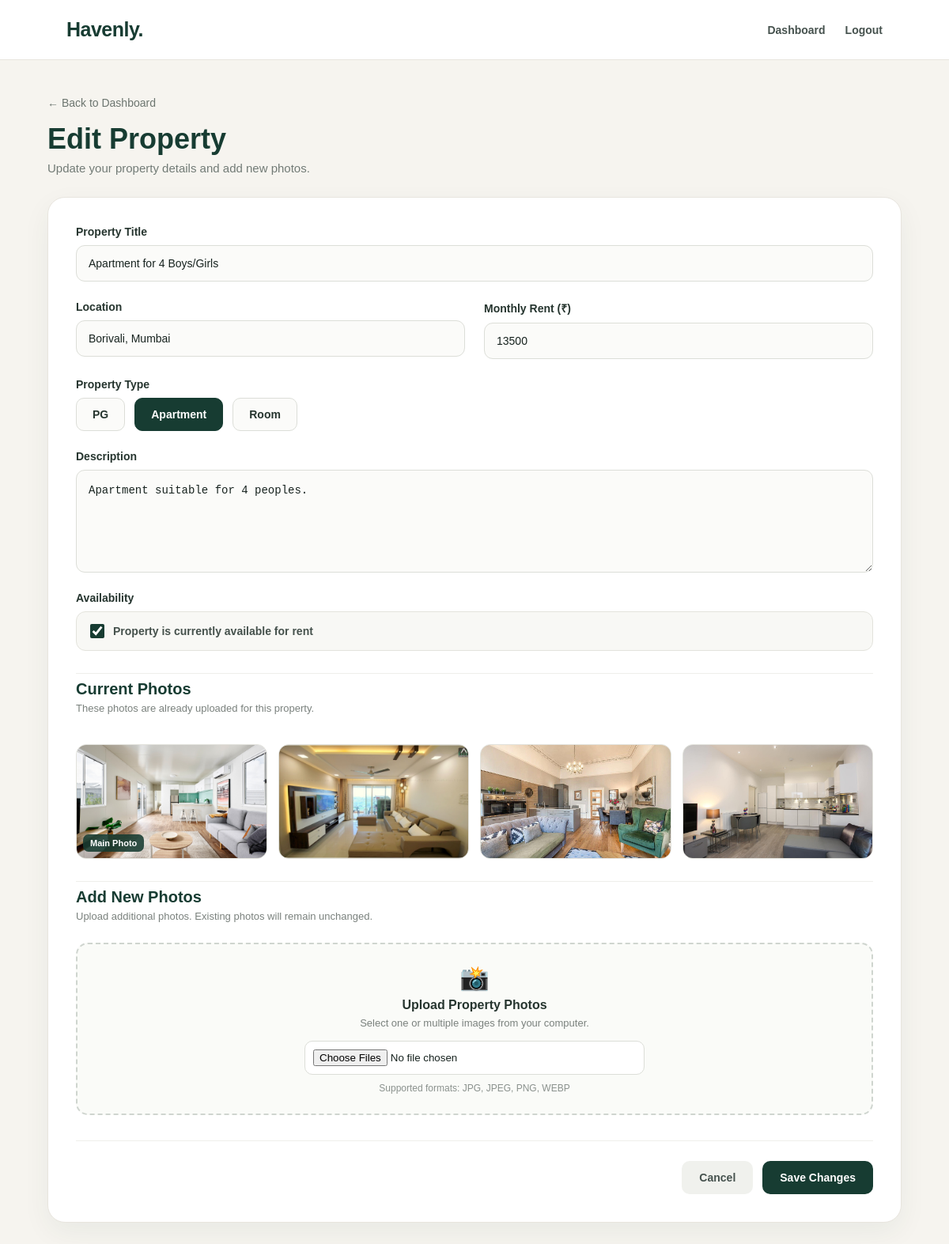
Screenshot of /edit-property/10 (signed in) with the database file from the repository.
### tables this page shows
CREATE TABLE properties (
    id INTEGER PRIMARY KEY AUTOINCREMENT,
    title TEXT NOT NULL,
    property_type TEXT NOT NULL,
    location TEXT NOT NULL,
    rent INTEGER NOT NULL,
    description TEXT,
    image_url TEXT,
    available INTEGER DEFAULT 1
, owner_id INTEGER);

CREATE TABLE property_images (
    id INTEGER PRIMARY KEY AUTOINCREMENT,
    property_id INTEGER NOT NULL,
    image_url TEXT NOT NULL,

    FOREIGN KEY (property_id)
        REFERENCES properties(id)
);

### app.py (the view, shortened to what this page needs)
@app.route(
    "/edit-property/<int:property_id>",
    methods=["GET", "POST"]
)
def edit_property(property_id):
    if "user_id" not in session:
        return redirect(url_for("login"))
    if session.get("user_role") != "owner":
        return redirect(url_for("tenant_dashboard"))
    owner_id = session["user_id"]
    connection = get_db_connection()
    property_data = connection.execute(
        """
        SELECT *
        FROM properties
        WHERE id = ?
        AND owner_id = ?
        """,
        (
            property_id,
            owner_id
        )
    ).fetchone()
    property_images = connection.execute(
        """
        SELECT
            id,
            image_url
        FROM property_images
        WHERE property_id = ?
        ORDER BY id
        """,
        (property_id,)
    ).fetchall()
    if request.method == "GET":
        connection.close()
        return render_template(
            "edit_property.html",
            property=property_data,
            property_images=property_images
        )

### app.py (called while the page is built)
def get_db_connection():
    connection = sqlite3.connect("database/database.db")
    connection.row_factory = sqlite3.Row
    return connection

### templates/edit_property.html (shortened to what this page needs)
<!DOCTYPE html>
<html lang="en">
<head>
</head>
<body>
    <nav>
        <a href="/" class="logo">
            Havenly.
        </a>
        <div class="nav-right">
            <a href="/owner-dashboard">
                Dashboard
            </a>
            <a href="/logout">
                Logout
            </a>
        </div>
    </nav>
    <main class="page">
        <div class="page-header">
            <a
                href="/owner-dashboard"
                class="back-link"
            >
                ← Back to Dashboard
            </a>
            <h1>
                Edit Property
            </h1>
            <p>
                Update your property details and add new photos.
            </p>
        </div>
        <div class="form-card">
            <form
                action="/edit-property/{{ property['id'] }}"
                method="POST"
                enctype="multipart/form-data"
            >
                <div class="form-grid">
                    <div class="form-group full">
                        <label for="title">
                            Property Title
                        </label>
                        <input
                            type="text"
                            id="title"
                            name="title"
                            value="{{ property['title'] }}"
                            placeholder="e.g. Modern 1BHK Apartment"
                            required
                        >
                    </div>
                    <div class="form-group">
                        <label for="location">
                            Location
                        </label>
                        <input
                            type="text"
                            id="location"
                            name="location"
                            value="{{ property['location'] }}"
                            placeholder="e.g. Andheri, Mumbai"
                            required
                        >
                    </div>
                    <div class="form-group">
                        <label for="rent">
                            Monthly Rent (₹)
                        </label>
                        <input
                            type="number"
                            id="rent"
                            name="rent"
                            value="{{ property['rent'] }}"
                            placeholder="Enter monthly rent"
                            min="1"
                            required
                        >
                    </div>
                    <div class="form-group full">
                        <label>
                            Property Type
                        </label>
                        <div class="type-options">
                            <div class="type-option">
                                <label for="type-pg">
                                    PG
                                </label>
                            </div>
                            <div class="type-option">
                                <label for="type-apartment">
                                    Apartment
                                </label>
                            </div>
                            <div class="type-option">
                                <label for="type-room">
                                    Room
                                </label>
                            </div>
                        </div>
                    </div>
                    <div class="form-group full">
                        <label for="description">
                            Description
                        </label>
                        <textarea
                            id="description"
                            name="description"
                            placeholder="Describe the property..."
                        >{{ property['description'] or '' }}</textarea>
                    </div>
                    <div class="form-group full">
                        <label>
                            Availability
                        </label>
                        <div class="availability-box">
                            <input
                                type="checkbox"
                                id="available"
                                name="available"
                                value="1"
                                {% if property['available'] == 1 %}checked{% endif %}
                            >
                            <span>
                                Property is currently available for rent
                            </span>
                        </div>
                    </div>
                    <div class="section-title">
                        <h2>
                            Current Photos
                        </h2>
                        <p>
                            These photos are already uploaded for this property.
                        </p>
                    </div>
                    <div class="current-images">
                        {% if property_images %}
                            <div class="image-grid">
                                {% for image in property_images %}
                                    <div class="image-card">
                                        <img
                                            src="{{ image['image_url'] }}"
                                            alt="Property Image"
                                        >
                                        {% if loop.first %}
                                            <div class="image-label">
                                                Main Photo
                                            </div>
                                        {% endif %}
                                    </div>
                                {% endfor %}
                            </div>
                        {% endif %}
                    </div>
                    <div class="section-title">
                        <h2>
                            Add New Photos
                        </h2>
                        <p>
                            Upload additional photos. Existing photos will remain unchanged.
                        </p>
                    </div>
                    <div class="upload-box">
                        <div class="upload-icon">
                            📸
                        </div>
                        <h3>
                            Upload Property Photos
                        </h3>
                        <p>
                            Select one or multiple images from your computer.
                        </p>
                        <input
                            type="file"
                            name="property_images"
                            id="property_images"
                            class="file-input"
                            accept="image/png,image/jpeg,image/jpg,image/webp"
                            multiple
                        >
                        <div class="file-note">
                            Supported formats: JPG, JPEG, PNG, WEBP
                        </div>
                    </div>
                    <div class="form-actions">
                        <a
                            href="/owner-dashboard"
                            class="cancel-btn"
                        >
                            Cancel
                        </a>
                        <button
                            type="submit"
                            class="save-btn"
                        >
                            Save Changes
                        </button>
                    </div>
                </div>
            </form>
        </div>
    </main>
</body>
</html>

### templates/edit_property.html (style rules this page uses)
* { margin: 0; padding: 0; box-sizing: border-box; }
body { font-family: Arial, Helvetica, sans-serif; background: #f6f4ef; color: #17231f; }
nav { height: 76px; background: #ffffff; border-bottom: 1px solid #e8e5de; display: flex; align-items: center; justify-content: space-between; padding: 0 7%; }
.logo { font-size: 25px; font-weight: 800; color: #173c32; text-decoration: none; letter-spacing: -0.5px; }
.nav-right { display: flex; align-items: center; gap: 25px; }
.nav-right a { text-decoration: none; color: #46524e; font-size: 14px; font-weight: 600; }
.page { width: 90%; max-width: 1100px; margin: 45px auto 70px; }
.page-header { margin-bottom: 28px; }
.back-link { display: inline-block; text-decoration: none; color: #6c756f; font-size: 14px; margin-bottom: 18px; }
.page-header h1 { font-size: 36px; line-height: 1.1; color: #173c32; margin-bottom: 8px; }
.page-header p { color: #727b76; font-size: 15px; }
.form-card { background: #ffffff; border: 1px solid #e8e5de; border-radius: 22px; padding: 35px; box-shadow: 0 12px 35px rgba(23, 60, 50, 0.06); }
.form-grid { display: grid; grid-template-columns: 1fr 1fr; gap: 24px; }
.form-group { display: flex; flex-direction: column; }
.form-group.full { grid-column: 1 / -1; }
label { font-size: 14px; font-weight: 700; color: #26352f; margin-bottom: 9px; }
input[type="text"], input[type="number"], textarea, select { width: 100%; padding: 14px 15px; border: 1px solid #dcded8; border-radius: 11px; background: #fbfbf9; color: #17231f; font-size: 14px; outline: none; transition: 0.2s ease; }
textarea { min-height: 130px; resize: vertical; line-height: 1.6; }
.type-options { display: flex; gap: 12px; flex-wrap: wrap; }
.type-option { position: relative; }
.type-option label { display: block; padding: 12px 20px; border: 1px solid #dcded8; border-radius: 10px; background: #fbfbf9; cursor: pointer; font-size: 14px; font-weight: 600; margin: 0; transition: 0.2s ease; }
.type-option input:checked + label { background: #173c32; border-color: #173c32; color: #ffffff; }
.availability-box { display: flex; align-items: center; gap: 11px; padding: 15px 17px; background: #f8f8f5; border: 1px solid #e3e3dc; border-radius: 12px; }
.availability-box input { width: 18px; height: 18px; accent-color: #173c32; cursor: pointer; }
.availability-box span { font-size: 14px; color: #45514c; font-weight: 600; }
.section-title { grid-column: 1 / -1; padding-top: 8px; border-top: 1px solid #eeeeea; margin-top: 4px; padding-bottom: 2px; }
.section-title h2 { font-size: 20px; color: #173c32; margin-bottom: 5px; }
.section-title p { font-size: 13px; color: #7a817d; }
.current-images { grid-column: 1 / -1; }
.image-grid { display: grid; grid-template-columns: repeat(4, 1fr); gap: 14px; margin-top: 12px; }
.image-card { position: relative; height: 145px; border-radius: 13px; overflow: hidden; background: #f1f1ed; border: 1px solid #e2e2dc; }
.image-card img { width: 100%; height: 100%; object-fit: cover; display: block; }
.image-label { position: absolute; left: 8px; bottom: 8px; background: rgba(23, 60, 50, 0.88); color: #ffffff; padding: 5px 9px; border-radius: 7px; font-size: 11px; font-weight: 700; }
.upload-box { grid-column: 1 / -1; border: 2px dashed #cfd5cf; border-radius: 15px; padding: 25px; background: #fafbf8; text-align: center; transition: 0.2s ease; }
.upload-icon { font-size: 30px; margin-bottom: 8px; }
.upload-box h3 { color: #26352f; font-size: 16px; margin-bottom: 6px; }
.upload-box p { color: #7a817d; font-size: 13px; margin-bottom: 15px; }
.file-input { width: 100%; max-width: 430px; padding: 10px; border: 1px solid #dcded8; border-radius: 10px; background: #ffffff; cursor: pointer; }
.file-note { margin-top: 10px; font-size: 12px; color: #8a918d; }
.form-actions { grid-column: 1 / -1; display: flex; justify-content: flex-end; gap: 12px; margin-top: 8px; padding-top: 25px; border-top: 1px solid #eeeeea; }
.cancel-btn, .save-btn { display: inline-flex; align-items: center; justify-content: center; padding: 13px 22px; border-radius: 10px; font-size: 14px; font-weight: 700; text-decoration: none; cursor: pointer; border: none; }
.cancel-btn { background: #f0f1ed; color: #46524e; }
.save-btn { background: #173c32; color: #ffffff; }

### rows the page displays
properties: title "Apartment for 4 Boys/Girls", location "Borivali, Mumbai", rent "13500", description "Apartment suitable for 4 peoples.", available "☑"
property_images: image_url (picture), shows "Main Photo"
property_images: image_url (picture)
property_images: image_url (picture)
property_images: image_url (picture)
